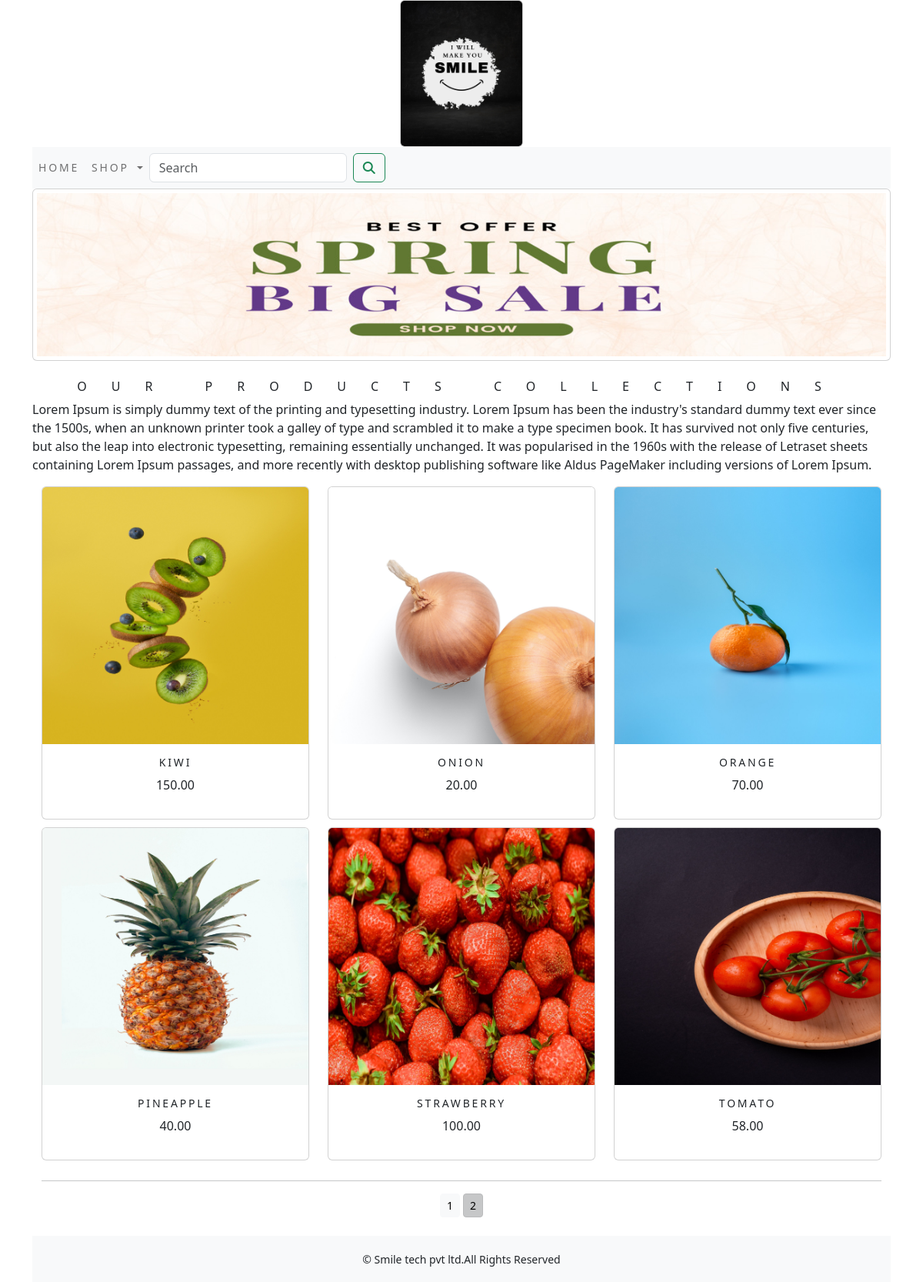
Page /ecommerce/?page=2 on the committed database.
### ecommerce/models.py (models this page shows, shortened)
class Product(models.Model):
    name=models.CharField(max_length=250,unique=True)
    slug=models.SlugField(max_length=250,unique=True)
    description=models.TextField(blank=True)
    price=models.DecimalField(max_digits=10,decimal_places=2)
    category=models.ForeignKey(Category,on_delete=models.CASCADE)
    image=models.ImageField(upload_to='product',blank=True)
    stock=models.IntegerField()
    available=models.BooleanField(default=True)
    created=models.DateTimeField(auto_now_add=True)
    updated=models.DateTimeField(auto_now=True)
    def get_url(self):
        return reverse('ecommerce:prodCatdetail',args=[self.category.slug,self.slug])
    class Meta:
        ordering = ('name',)
        verbose_name = 'product'
        verbose_name_plural = 'products'

### ecommerce/views.py (the view)
# urls.py: path('',views.allprodCat,name='allProdCat'),
def allprodCat(request, c_slug=None):
    c_page = None
    products_list = None
    if c_slug != None:
        c_page = get_object_or_404(Category, slug=c_slug)
        products_list = Product.objects.all().filter(category=c_page, available=True)
    else:
        products_list = Product.objects.all().filter(available=True)
        paginator=Paginator(products_list,6)
    try:
        page=int(request.GET.get('page','1'))
    except :
        page=1
    try:
        products=paginator.page(page)
    except (EmptyPage,InvalidPage):
        products=paginator.page(paginator.num_pages)
    return render(request, "category.html", {"category": c_page, "products": products})

### cart/context_processors.py (called while the page is built)
def counter(request):
    item_count=0
    if 'admin' in request.path:
        return {}
    else:
        try:
            cart=Cart.objects.filter(cart_id=_cart_id(request))
            cart_items=CartItem.objects.all().filter(cart=cart[:1])
            for cart_item in cart_items:
                item_count += cart_item.quantity
        except Cart.DoesNotExist:
            item_count=0
    return dict(item_count=item_count)

### cart/views.py (called while the page is built)
def _cart_id(request):
    cart=request.session.session_key
    if not cart:
        cart=request.session.create()
    return cart

### ecommerce/context_processors.py (called while the page is built)
def menu_links(request):
    links=Category.objects.all()
    return dict(links=links)

### ecommerce/models.py (called while the page is built)
    def get_url(self):
        return reverse('ecommerce:product_by_category',args=[self.slug])

### templates/category.html (shortened to what this page needs)
{% extends 'base.html' %}
{% load static %}
{% block content %}
<div>
    {% if category %}
        <img class="my_image" src="{{category.image.url}}" alt="{{category.name}}">
</div>
    <br>
<div>
        <h1 class="text-center my_title">{{category.name}}</h1>
        <p class="text-justify">{{category.description}}</p>
</div>
    {% else %}
<div>
<img class="card my_image my_image_padding" src="{% static 'img/banner.jpg' %}" alt="our products" width="1600px;" height="300px;">
</div>
<br>
<div>
    <h1 class="text-center my_title">Our Products Collections</h1>
    <p class="text-justify">Lorem Ipsum is simply dummy text of the printing and typesetting industry. Lorem Ipsum has been the industry's standard dummy text ever since the 1500s, when an unknown printer took a galley of type and scrambled it to make a type specimen book. It has survived not only five centuries, but also the leap into electronic typesetting, remaining essentially unchanged. It was popularised in the 1960s with the release of Letraset sheets containing Lorem Ipsum passages, and more recently with desktop publishing software like Aldus PageMaker including versions of Lorem Ipsum.</p>
</div>
    {% endif %}
<div class="container">
    <div class="row mx_auto">
        {% for product in products.object_list %}
        <div class="my_bottom_margin col-9 col-sm-12 col-md-4 xol-lg-4">
            <div class="card text-center" style="min-width:18rem;">
                <a href="{{product.get_url}}"><img class="card-img-top my_image" src="{{product.image.url}}" alt="{{product.name}}"></a>
            <div class="card-body">
               <h4>{{product.name}}</h4>
                <p>{{product.price}}</p>
            </div>
            </div>
        </div>
        {% endfor %}
    </div>
    <div class="mx-auto">
        {% if products.paginator.num_pages > 1 %}
        <hr>
        <div class="text-center">
            {% for pg in products.paginator.page_range %}
                <a href="?page={{pg}}" class="btn btn-light btn-sm {% if products.number == pg %} active {% endif %}">{{pg}}</a>
            {% endfor %}
        </div>
        {% endif %}
    </div>
    <br>
</div>
{% endblock %}

### static/css/custom.css (style rules this page uses)
body { font-family: 'Roboto Condensed', sans-serif; }
.my_image { width : 100%; height : auto; }
.my_title { font-size : 16px; text-transform : uppercase; letter-spacing : 2em; }
.my_image_padding { padding : 5px; }
.my_bottom_margin { margin-bottom : 10px; }
.card-body h4 { font-size : 14px; text-transform : uppercase; letter-spacing : .2em; }

### rows in the picture
Product: image (picture), name "KIWI", price "150.00"
Product: image (picture), name "ONION", price "20.00"
Product: image (picture), name "ORANGE", price "70.00"
Product: image (picture), name "PINEAPPLE", price "40.00"
Product: image (picture), name "STRAWBERRY", price "100.00"
Product: image (picture), name "TOMATO", price "58.00"

### other values in the picture
{{ pg }} "1" "2"
